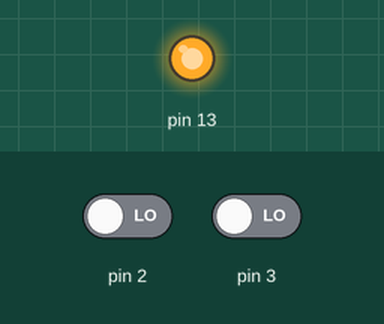
Simulated run of this sketch. Board: Arduino Uno, built with avr-gcc and run on an emulated ATmega328P. Shown: output pins drawn as LEDs (lit = HIGH). The inputs (shaded band) are chosen by the test bench; at power-on: pin 3 LOW, pin 2 LOW.

Above: at 1.2 s.
1.3 s: pin 3 driven HIGH
At 1.8 s:
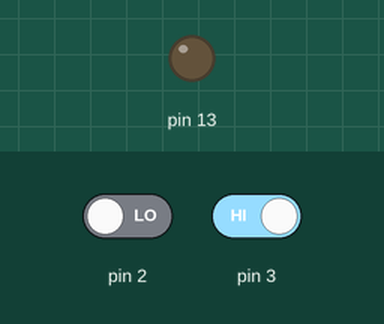
2.8 s: pin 2 driven HIGH
At 4.2 s:
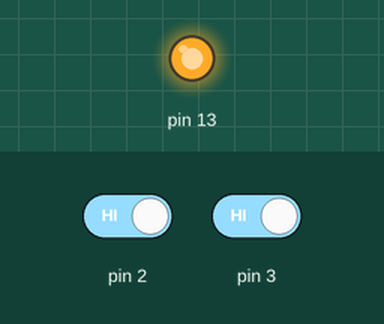
Timing chart, 0 to 5.8 s (numbered marks = the images above; inputs shaded):
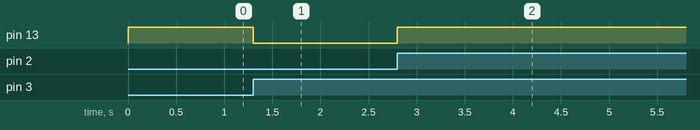

Measured:
- after the input at 1.3 s, pin 13: HIGH → LOW at once
- after the input at 2.8 s, pin 13: LOW → HIGH at once

The sketch:

External_interrupt_RegLevel.ino
```cpp
void setup() {
  // put your setup code here, to run once:

  DDRB |= (1<<DDB5);    //PB5 as o/p

  SREG |= (1<<7); //gloabl interrupt enable, set 7th bit of SREG register

  EIMSK |= (1<<INT0) | (1<<INT1);   //enable external intrrupt int0 and int1 on EIMSK register

  EICRA |= (1<<ISC10) | (1<<ISC11) | (1<<ISC00) | (1<<ISC01);   //generate interrupt request on rising edge of both int1 and int0

}

void loop() {
  // put your main code here, to run repeatedly:


}

//interrupt handler for int0
ISR(INT0_vect){
  PORTB |= (1<<PB5);
}

//interrupt handler for int1
ISR(INT1_vect){
  PORTB &= (~(1<<PB5));
}
```
